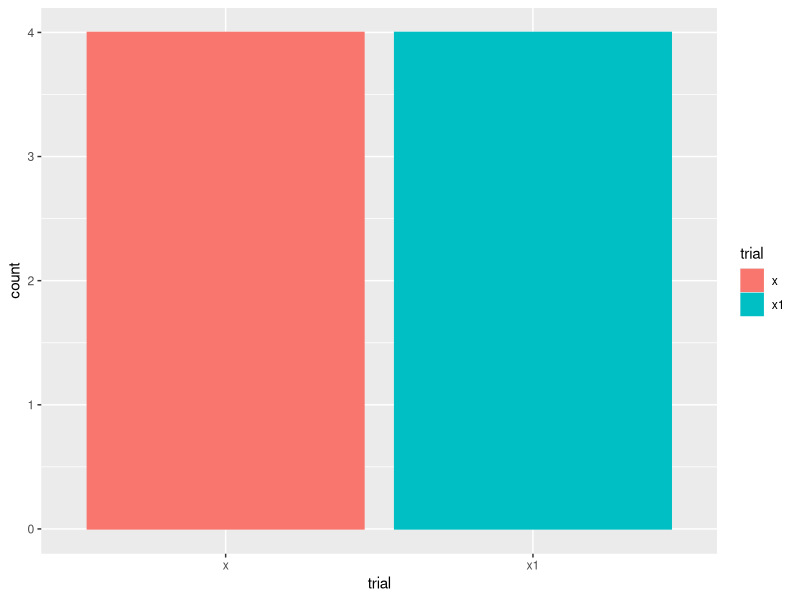
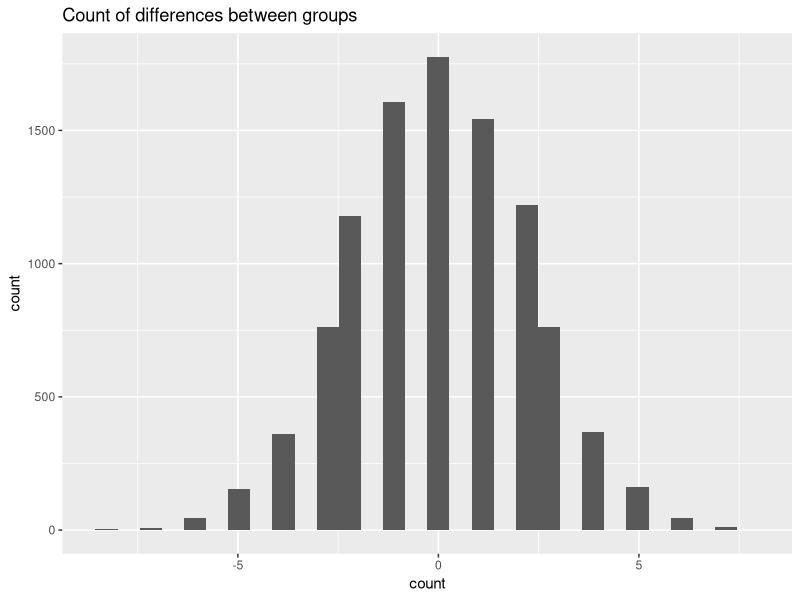

Write R code to recreate these figures, in order.
## ---- chunk 1
knitr::opts_chunk$set(echo = TRUE)
library(knitr)
library(tidyverse)
## ---- chunk 2
tabl <- "  

| Control| Exper | 
|:-----:|:-----:|
|  'n' cans| 'n' cans  |
"
cat(tabl) # output the table in a format good for HTML/PDF/docx conversion
## ---- chunk 3
var = c('Temperature','Agitation','Brand','Bottling','Time b/w agitate & open','Time tap on the can','Where tap','For how long tap','How open the can','Full moon?', 'Altitude?')
method <- c('Keep in same fridge','Need a device or method','Use same','Pick same date','Need a device or method','Need a device or method','Need a device or method','Need a device or method','Need a device or method','Really?','Do experiment in same loc')

vocab.df<- data.frame(var,method)

knitr::kable(vocab.df,align = rep('l',5))


## ---- chunk 4

tap <- c(0,0,0,0,1,0,0,1,1,0)
NoTap <- c(1,1,1,1,1,0,1,1,1,0)

binomial.tap.df<- data.frame(tap,NoTap)

binomial.tap.df %>% 
  gather(key='condition',value= "fizz") %>% 
  group_by(condition) %>% 
  summarise(count_w_fizz=sum(fizz),Count_of_N = n(),"%_fizz"=sum(fizz)/n()) %>% t()

n_flips <- 4
## ---- chunk 5
x<- rbinom(n_flips,1,.5)
x
## ---- chunk 6
x1<- rbinom(n_flips,1,.5)
x1
## ---- chunk 7
x.x1<- tibble(x,x1)
x.x1

x.x1 %>% gather(trial,value) %>% group_by(trial)  %>% 
  ggplot(aes(x=trial,fill=trial,color=trial))+ geom_histogram(stat = 'count')#+facet_grid(~trial)
#+
 #   theme(axis.title.x=element_blank(),
  #      axis.text.x=element_blank(),
   #     axis.ticks.x=element_blank())
## ---- chunk 8

flip <- function(n=10){
  x<- rbinom(n,1,.5)
 # print(x)
  return(sum(x))
  }

flip.samp <- function(n=10){
  x<- sample(c(0,1),n,prob=c(.5,.5),replace = T)
 # print(x)
  return(sum(x))
  }

#flip(20)
sims <- 10000
flip.df <- data.frame(matrix(ncol=2,nrow=sims))
colnames(flip.df) <- c('NoTap','Tap')

for (i in 1:sims){
  flip.df[i,1]<-flip(10)
  flip.df[i,2]<-flip(10)
}

head(flip.df)
#nrow(flip.df)
## ---- chunk 9
count <- data.frame(matrix(nrow=sims,ncol=1))
colnames(count) <- c("count")
for (i in 1:nrow(flip.df)){
  if(flip.df[i,1]>=8 & flip.df[i,2]<=3)
  {count[i,1] <- 1}
  else {count[i,1] <- 0}
}

head(count$count,20)
sum(count$count)

flip.df[flip.df$NoTap>=8 & flip.df$Tap<=3,]


nrow(flip.df[flip.df$NoTap>=8,])/10000
sum(dbinom(10:8,10,prob=.5))
nrow(flip.df[flip.df$NoTap<=3,])/10000
sum(dbinom(3:0,10,prob=.5))
## ---- chunk 10
count <- data.frame(matrix(nrow=100,ncol=1))
colnames(count) <- c("count")
for (i in 1:nrow(flip.df)){
  count[i,1] <- flip.df[i,1] - flip.df[i,2]
}

head(count,10)
## ---- chunk 11

count %>% ggplot(aes(x=count))+geom_histogram()+labs(title = 'Count of differences between groups')

## ---- chunk 12
binomial.tap.df %>% 
  gather(key='condition',value= "fizz") %>% 
  group_by(condition) %>% 
  summarise(count_of_fizz=sum(fizz)) %>% t()

